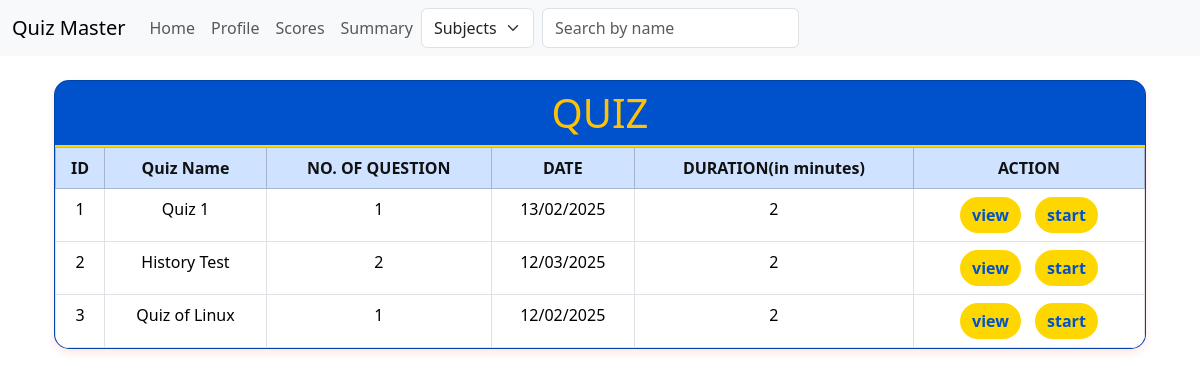
The app's page / (signed in) with its own data.
### models.py (models this page shows)
class User(db.Model):
    id = db.Column(db.Integer, primary_key = True)
    username = db.Column(db.String(50), unique = True, nullable = False)
    password_hash = db.Column(db.String(256),  nullable = False)
    full_name = db.Column(db.String(100), nullable = True)
    qualification = db.Column(db.String(255), nullable = True)
    dob = db.Column(db.String(20), nullable = True)
    is_admin = db.Column(db.Boolean, nullable = False, default = False)

class Quiz(db.Model):
    id = db.Column(db.Integer, primary_key = True)
    name = db.Column(db.String(255), nullable = False)
    no_of_question = db.Column(db.Integer, nullable = False)
    marks = db.Column(db.Integer, nullable = False)
    date = db.Column(db.DateTime, default=datetime.utcnow)
    time = db.Column(db.Integer, default=int(datetime.utcnow().timestamp()))
    remark = db.Column(db.String(255))
    chapter_id = db.Column(db.Integer, db.ForeignKey('chapter.id'), nullable=False)
    questions = db.relationship('Question', backref='quiz', lazy=True)

### routes.py (the view)
@app.route('/')
@auth_requried
def home():
    user = User.query.get(session['user_id'])
    if user.is_admin:
        return redirect(url_for('admin'))
    quizzes = Quiz.query.join(Question).group_by(Quiz.id).having(func.count(Question.id) > 0).all()
    return render_template('index.html', quizzes=quizzes, user=user)

### routes.py (called while the page is built)
def auth_requried(func):
    @wraps(func)
    def inner(*args, **kwargs):
        if 'user_id' in session:
            return func(*args, **kwargs)
        else:
            flash('You need to be logged in to access this page')
            return redirect(url_for('login'))
    return inner

### templates/index.html (shortened to what this page needs)
{% extends 'layout.html' %}
{% block content %}
<div class="container mt-4">
    <div class="card">
        <div class="card-header bg-primary text-center">
            <h1 class="text-warning mb-0">QUIZ</h1>
        </div>
        <div class="card-body p-0">
            <div class="table-responsive">
                <table class="table table-bordered table-hover mb-0">
                    <thead class="table-primary">
                        <tr>
                            <th>ID</th>
                            <th>Quiz Name</th>
                            <th>NO. OF QUESTION</th>
                            <th>DATE</th>
                            <th>DURATION(in minutes)</th>
                            <th>ACTION</th>
                        </tr>
                    </thead>
                    <tbody>
                        {% for quiz in quizzes %}
                        <tr>
                            <td>{{ loop.index }}</td>
                            <td>{{ quiz.name }}</td>
                            <td>{{ quiz.no_of_question }}</td>
                            <td>{{ quiz.date.strftime('%d/%m/%Y') }}</td>
                            <td>{{ quiz.time }}</td>
                            <td>
                                <a href="{{ url_for('view_quiz', id=quiz.id) }}" class="btn btn-warning">view</a>
                                <a href="{{ url_for('start_quiz', id=quiz.id) }}" class="btn btn-success">start</a>
                            </td>
                        </tr>
                        {% endfor %}
                    </tbody>
                </table>
            </div>
        </div>
    </div>
</div>
{% endblock %}

### templates/navbar.html (shortened to what this page needs)
<nav class="navbar navbar-expand-lg bg-body-tertiary">
    <div class="container-fluid">
        <a class="navbar-brand" href="/">Quiz Master</a>
        <div class="collapse navbar-collapse" id="navbarSupportedContent">
            <ul class="navbar-nav me-auto mb-2 mb-lg-0">
                {% if 'user_id' in session %}
                <li class="nav-item">
                    <a class="nav-link" href="{{ url_for('home') }}">Home</a>
                </li>
                <li class="nav-item">
                    <a class="nav-link" href="{{ url_for('profile') }}">Profile</a>
                </li>
                {% if user and user.is_admin %}
                <li class="nav-item">
                    <a class="nav-link" href="{{ url_for('quiz_management') }}">Quiz Management</a>
                </li>
                <li class="nav-item">
                    <a class="nav-link" href="{{ url_for('summary') }}">Summary</a>
                </li>
                <li class="nav-item">
                    <a class="nav-link" href="{{ url_for('user_data') }}">User Data</a>
                </li>
                {% else %}
                <li class="nav-item">
                    <a class="nav-link" href="{{ url_for('score') }}">Scores</a>
                </li>
                <li class="nav-item">
                    <a class="nav-link" href="{{ url_for('user_summary') }}">Summary</a>
                </li>
                {% endif %}
                <form class="d-flex" method="GET" action="{{ url_for('search') }}">
                    <select class="form-select me-2" name="source" style="width: auto;">
                        {% if user.is_admin %}
                        <option value="users" {% if source=='users' %}selected{% endif %}>Users</option>
                        <option value="subjects" {% if source=='subjects' %}selected{% endif %}>Subjects</option>
                        <option value="quiz" {% if source=='quiz' %}selected{% endif %}>Quizzes</option>
                        {% else %}
                        <option value="subjects" {% if source=='subjects' %}selected{% endif %}>Subjects</option>
                        {% endif %}
                    </select>
                    <input class="form-control me-2" type="search" placeholder="Search by name" name="q"
                        value="{{ request.args.get('q', '') }}">
                    <button class="btn btn-outline-light" type="submit">Search</button>
                </form>
                {% endif %}
            </ul>
        </div>
    </div>
</nav>

### templates/index.html (style rules this page uses)
.card { border-radius: 15px; overflow: hidden; box-shadow: 0 4px 8px rgba(255, 0, 0, 0.1); background-color: #0052cc; }
.card-header { background-color: #0052cc !important; border-bottom: 2px solid #ffd700; }
.table { color: white; margin-bottom: 0; }
.table th { text-align: center; color: #111111; }
.table td { text-align: center; }
.btn { margin: 0 5px; border-radius: 20px; }
.btn-warning, .btn-success { background-color: #ffd700; border: none; color: #0052cc; font-weight: bold; }

### records on screen
User: source "Subjects"
Quiz: name "Quiz 1", no_of_question "1", date "13/02/2025", time "2"
Quiz: name "History Test", no_of_question "2", date "12/03/2025", time "2"
Quiz: name "Quiz of Linux", no_of_question "1", date "12/02/2025", time "2"
